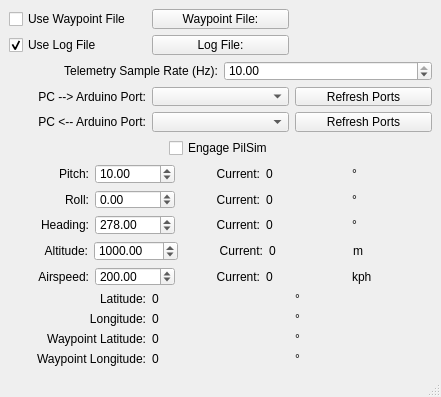
<?xml version="1.0" encoding="UTF-8"?>
<ui version="4.0">
 <class>PilSim</class>
 <widget class="QMainWindow" name="PilSim">
  <property name="geometry">
   <rect>
    <x>0</x>
    <y>0</y>
    <width>441</width>
    <height>397</height>
   </rect>
  </property>
  <property name="minimumSize">
   <size>
    <width>354</width>
    <height>346</height>
   </size>
  </property>
  <property name="maximumSize">
   <size>
    <width>16777215</width>
    <height>16777215</height>
   </size>
  </property>
  <property name="windowTitle">
   <string>War Thunder PilSim</string>
  </property>
  <widget class="QWidget" name="centralwidget">
   <layout class="QVBoxLayout" name="verticalLayout">
    <item>
     <layout class="QHBoxLayout" name="horizontalLayout_7">
      <item>
       <widget class="QCheckBox" name="waypoint_file_enable">
        <property name="text">
         <string>Use Waypoint File</string>
        </property>
       </widget>
      </item>
      <item>
       <widget class="QPushButton" name="waypoint_file_button">
        <property name="text">
         <string>Waypoint File:</string>
        </property>
       </widget>
      </item>
      <item>
       <widget class="QLabel" name="waypoint_file_label">
        <property name="text">
         <string/>
        </property>
       </widget>
      </item>
     </layout>
    </item>
    <item>
     <layout class="QHBoxLayout" name="horizontalLayout_10">
      <item>
       <widget class="QCheckBox" name="log_file_enable">
        <property name="text">
         <string>Use Log File</string>
        </property>
        <property name="checked">
         <bool>true</bool>
        </property>
       </widget>
      </item>
      <item>
       <widget class="QPushButton" name="log_file_button">
        <property name="text">
         <string>Log File:</string>
        </property>
       </widget>
      </item>
      <item>
       <widget class="QLabel" name="log_file_label">
        <property name="text">
         <string/>
        </property>
       </widget>
      </item>
     </layout>
    </item>
    <item>
     <layout class="QHBoxLayout" name="horizontalLayout_8">
      <item>
       <widget class="QLabel" name="label">
        <property name="text">
         <string>Telemetry Sample Rate (Hz):</string>
        </property>
        <property name="alignment">
         <set>Qt::AlignRight|Qt::AlignTrailing|Qt::AlignVCenter</set>
        </property>
       </widget>
      </item>
      <item>
       <widget class="QDoubleSpinBox" name="telemetry_rate_box">
        <property name="minimum">
         <double>0.500000000000000</double>
        </property>
        <property name="maximum">
         <double>10.000000000000000</double>
        </property>
        <property name="value">
         <double>10.000000000000000</double>
        </property>
       </widget>
      </item>
     </layout>
    </item>
    <item>
     <layout class="QHBoxLayout" name="horizontalLayout">
      <item>
       <widget class="QLabel" name="label_8">
        <property name="text">
         <string>PC --&gt; Arduino Port:</string>
        </property>
        <property name="alignment">
         <set>Qt::AlignRight|Qt::AlignTrailing|Qt::AlignVCenter</set>
        </property>
       </widget>
      </item>
      <item>
       <widget class="QComboBox" name="usb_port_box_to_arduino"/>
      </item>
      <item>
       <widget class="QPushButton" name="refresh_ports">
        <property name="text">
         <string>Refresh Ports</string>
        </property>
       </widget>
      </item>
     </layout>
    </item>
    <item>
     <layout class="QHBoxLayout" name="horizontalLayout_17">
      <item>
       <widget class="QLabel" name="label_18">
        <property name="text">
         <string>PC &lt;-- Arduino Port:</string>
        </property>
        <property name="alignment">
         <set>Qt::AlignRight|Qt::AlignTrailing|Qt::AlignVCenter</set>
        </property>
       </widget>
      </item>
      <item>
       <widget class="QComboBox" name="usb_port_box_from_arduino"/>
      </item>
      <item>
       <widget class="QPushButton" name="refresh_ports_2">
        <property name="text">
         <string>Refresh Ports</string>
        </property>
       </widget>
      </item>
     </layout>
    </item>
    <item>
     <layout class="QHBoxLayout" name="horizontalLayout_11">
      <item>
       <spacer name="horizontalSpacer">
        <property name="orientation">
         <enum>Qt::Horizontal</enum>
        </property>
        <property name="sizeHint" stdset="0">
         <size>
          <width>40</width>
          <height>20</height>
         </size>
        </property>
       </spacer>
      </item>
      <item>
       <widget class="QCheckBox" name="pilsim_enable">
        <property name="text">
         <string>Engage PilSim</string>
        </property>
       </widget>
      </item>
      <item>
       <spacer name="horizontalSpacer_2">
        <property name="orientation">
         <enum>Qt::Horizontal</enum>
        </property>
        <property name="sizeHint" stdset="0">
         <size>
          <width>40</width>
          <height>20</height>
         </size>
        </property>
       </spacer>
      </item>
     </layout>
    </item>
    <item>
     <layout class="QHBoxLayout" name="horizontalLayout_2">
      <item>
       <widget class="QLabel" name="label_2">
        <property name="text">
         <string>Pitch:</string>
        </property>
        <property name="alignment">
         <set>Qt::AlignRight|Qt::AlignTrailing|Qt::AlignVCenter</set>
        </property>
       </widget>
      </item>
      <item>
       <widget class="QDoubleSpinBox" name="pitch_box">
        <property name="minimum">
         <double>-180.000000000000000</double>
        </property>
        <property name="maximum">
         <double>180.000000000000000</double>
        </property>
        <property name="value">
         <double>10.000000000000000</double>
        </property>
       </widget>
      </item>
      <item>
       <widget class="QLabel" name="label_7">
        <property name="text">
         <string>Current:</string>
        </property>
        <property name="alignment">
         <set>Qt::AlignRight|Qt::AlignTrailing|Qt::AlignVCenter</set>
        </property>
       </widget>
      </item>
      <item>
       <widget class="QLabel" name="pitch_current">
        <property name="text">
         <string>0</string>
        </property>
       </widget>
      </item>
      <item>
       <widget class="QLabel" name="label_17">
        <property name="text">
         <string>°</string>
        </property>
       </widget>
      </item>
     </layout>
    </item>
    <item>
     <layout class="QHBoxLayout" name="horizontalLayout_3">
      <item>
       <widget class="QLabel" name="label_3">
        <property name="text">
         <string>Roll:</string>
        </property>
        <property name="alignment">
         <set>Qt::AlignRight|Qt::AlignTrailing|Qt::AlignVCenter</set>
        </property>
       </widget>
      </item>
      <item>
       <widget class="QDoubleSpinBox" name="roll_box">
        <property name="minimum">
         <double>-90.000000000000000</double>
        </property>
        <property name="maximum">
         <double>90.000000000000000</double>
        </property>
       </widget>
      </item>
      <item>
       <widget class="QLabel" name="label_10">
        <property name="text">
         <string>Current:</string>
        </property>
        <property name="alignment">
         <set>Qt::AlignRight|Qt::AlignTrailing|Qt::AlignVCenter</set>
        </property>
       </widget>
      </item>
      <item>
       <widget class="QLabel" name="roll_current">
        <property name="text">
         <string>0</string>
        </property>
       </widget>
      </item>
      <item>
       <widget class="QLabel" name="label_15">
        <property name="text">
         <string>°</string>
        </property>
       </widget>
      </item>
     </layout>
    </item>
    <item>
     <layout class="QHBoxLayout" name="horizontalLayout_4">
      <item>
       <widget class="QLabel" name="label_4">
        <property name="text">
         <string>Heading:</string>
        </property>
        <property name="alignment">
         <set>Qt::AlignRight|Qt::AlignTrailing|Qt::AlignVCenter</set>
        </property>
       </widget>
      </item>
      <item>
       <widget class="QDoubleSpinBox" name="heading_box">
        <property name="maximum">
         <double>359.990000000000009</double>
        </property>
        <property name="value">
         <double>278.000000000000000</double>
        </property>
       </widget>
      </item>
      <item>
       <widget class="QLabel" name="label_12">
        <property name="text">
         <string>Current:</string>
        </property>
        <property name="alignment">
         <set>Qt::AlignRight|Qt::AlignTrailing|Qt::AlignVCenter</set>
        </property>
       </widget>
      </item>
      <item>
       <widget class="QLabel" name="heading_current">
        <property name="text">
         <string>0</string>
        </property>
       </widget>
      </item>
      <item>
       <widget class="QLabel" name="label_13">
        <property name="text">
         <string>°</string>
        </property>
       </widget>
      </item>
     </layout>
    </item>
    <item>
     <layout class="QHBoxLayout" name="horizontalLayout_5">
      <item>
       <widget class="QLabel" name="label_5">
        <property name="text">
         <string>Altitude:</string>
        </property>
        <property name="alignment">
         <set>Qt::AlignRight|Qt::AlignTrailing|Qt::AlignVCenter</set>
        </property>
       </widget>
      </item>
      <item>
       <widget class="QDoubleSpinBox" name="altitude_box">
        <property name="maximum">
         <double>100000.000000000000000</double>
        </property>
        <property name="value">
         <double>1000.000000000000000</double>
        </property>
       </widget>
      </item>
      <item>
       <widget class="QLabel" name="label_14">
        <property name="text">
         <string>Current:</string>
        </property>
        <property name="alignment">
         <set>Qt::AlignRight|Qt::AlignTrailing|Qt::AlignVCenter</set>
        </property>
       </widget>
      </item>
      <item>
       <widget class="QLabel" name="altitude_current">
        <property name="text">
         <string>0</string>
        </property>
       </widget>
      </item>
      <item>
       <widget class="QLabel" name="label_11">
        <property name="text">
         <string>m</string>
        </property>
       </widget>
      </item>
     </layout>
    </item>
    <item>
     <layout class="QHBoxLayout" name="horizontalLayout_6">
      <item>
       <widget class="QLabel" name="label_6">
        <property name="text">
         <string>Airspeed:</string>
        </property>
        <property name="alignment">
         <set>Qt::AlignRight|Qt::AlignTrailing|Qt::AlignVCenter</set>
        </property>
       </widget>
      </item>
      <item>
       <widget class="QDoubleSpinBox" name="airspeed_box">
        <property name="maximum">
         <double>2000.000000000000000</double>
        </property>
        <property name="value">
         <double>200.000000000000000</double>
        </property>
       </widget>
      </item>
      <item>
       <widget class="QLabel" name="label_16">
        <property name="text">
         <string>Current:</string>
        </property>
        <property name="alignment">
         <set>Qt::AlignRight|Qt::AlignTrailing|Qt::AlignVCenter</set>
        </property>
       </widget>
      </item>
      <item>
       <widget class="QLabel" name="airspeed_current">
        <property name="text">
         <string>0</string>
        </property>
       </widget>
      </item>
      <item>
       <widget class="QLabel" name="label_9">
        <property name="text">
         <string>kph</string>
        </property>
       </widget>
      </item>
     </layout>
    </item>
    <item>
     <layout class="QHBoxLayout" name="horizontalLayout_12">
      <item>
       <widget class="QLabel" name="label_21">
        <property name="text">
         <string>Latitude:</string>
        </property>
        <property name="alignment">
         <set>Qt::AlignRight|Qt::AlignTrailing|Qt::AlignVCenter</set>
        </property>
       </widget>
      </item>
      <item>
       <widget class="QLabel" name="latitude_current">
        <property name="text">
         <string>0</string>
        </property>
       </widget>
      </item>
      <item>
       <widget class="QLabel" name="label_23">
        <property name="text">
         <string>°</string>
        </property>
       </widget>
      </item>
     </layout>
    </item>
    <item>
     <layout class="QHBoxLayout" name="horizontalLayout_13">
      <item>
       <widget class="QLabel" name="label_24">
        <property name="text">
         <string>Longitude:</string>
        </property>
        <property name="alignment">
         <set>Qt::AlignRight|Qt::AlignTrailing|Qt::AlignVCenter</set>
        </property>
       </widget>
      </item>
      <item>
       <widget class="QLabel" name="longitude_current">
        <property name="text">
         <string>0</string>
        </property>
       </widget>
      </item>
      <item>
       <widget class="QLabel" name="label_26">
        <property name="text">
         <string>°</string>
        </property>
       </widget>
      </item>
     </layout>
    </item>
    <item>
     <layout class="QHBoxLayout" name="horizontalLayout_15">
      <item>
       <widget class="QLabel" name="label_22">
        <property name="text">
         <string>Waypoint Latitude:</string>
        </property>
        <property name="alignment">
         <set>Qt::AlignRight|Qt::AlignTrailing|Qt::AlignVCenter</set>
        </property>
       </widget>
      </item>
      <item>
       <widget class="QLabel" name="latitude_waypoint">
        <property name="text">
         <string>0</string>
        </property>
       </widget>
      </item>
      <item>
       <widget class="QLabel" name="label_25">
        <property name="text">
         <string>°</string>
        </property>
       </widget>
      </item>
     </layout>
    </item>
    <item>
     <layout class="QHBoxLayout" name="horizontalLayout_16">
      <item>
       <widget class="QLabel" name="label_27">
        <property name="text">
         <string>Waypoint Longitude:</string>
        </property>
        <property name="alignment">
         <set>Qt::AlignRight|Qt::AlignTrailing|Qt::AlignVCenter</set>
        </property>
       </widget>
      </item>
      <item>
       <widget class="QLabel" name="longitude_waypoint">
        <property name="text">
         <string>0</string>
        </property>
       </widget>
      </item>
      <item>
       <widget class="QLabel" name="label_28">
        <property name="text">
         <string>°</string>
        </property>
       </widget>
      </item>
     </layout>
    </item>
   </layout>
  </widget>
  <widget class="QStatusBar" name="statusbar"/>
 </widget>
 <resources/>
 <connections/>
</ui>
